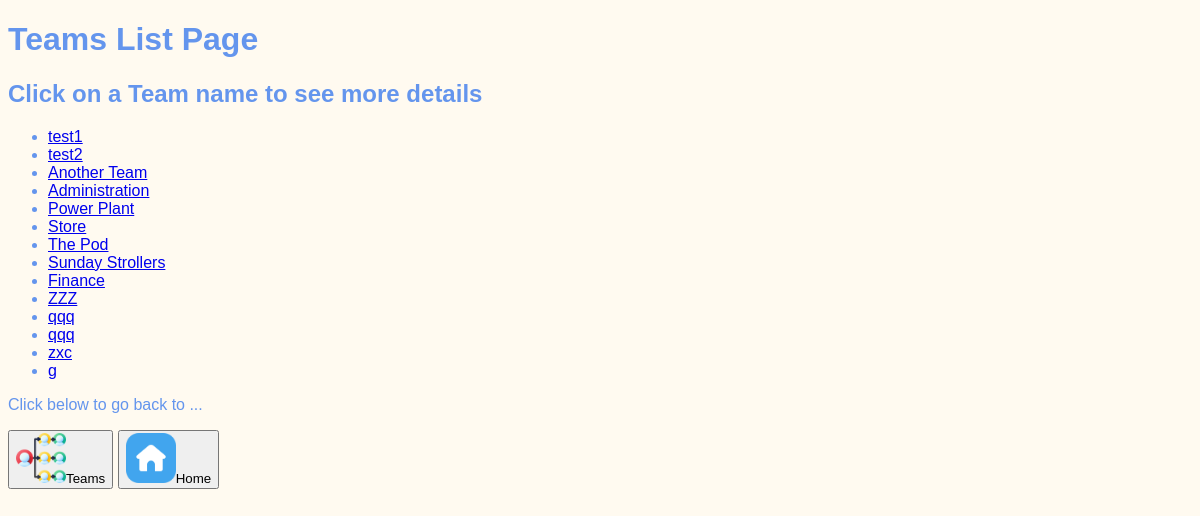
Page /category/team on the earlier database version.
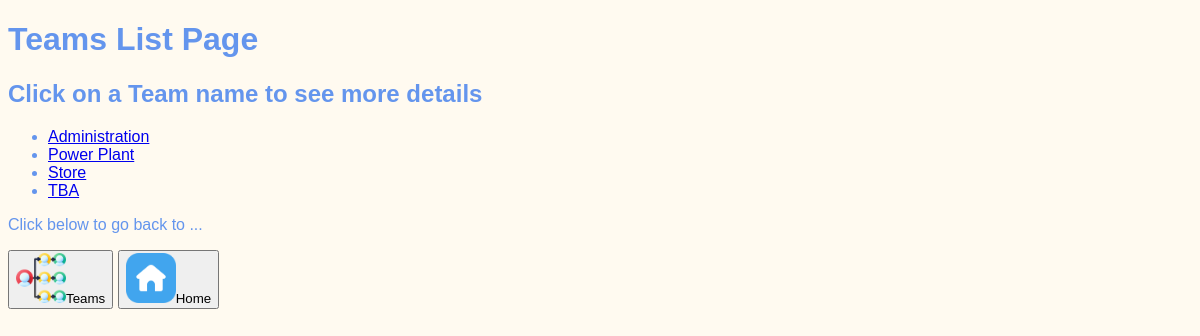
Same page on the later database version.
### category/models.py (models this page shows, shortened)
class Team(models.Model):
    team_name = models.CharField(max_length=20)
    team_email = models.EmailField()
    team_manager = models.CharField(max_length=25)

### category/views.py (the view)
# urls.py: path('team', views.team_list, name="teams"),
def team_list(request):
    return render(request, "category/teams_list.html",
                  {"teamlist": Team.objects.all()})

### category/templates/category/teams_list.html (shortened to what this page needs)
{% extends "base.html" %}
{% load static %}
{% block content %}
    <h1>Teams List Page</h1>
    <h2>Click on a Team name to see more details</h2>
    <ul>
        {% for team in teamlist %}
            <li>
                <a href="{% url 'teamdetail' team.id %}">
                    {{ team.team_name }}
                </a>
            </li>
        {% endfor %}
    </ul>
  <p>Click below to go back to ...</p>
  <p>
    <a href="{% url 'team_page' %}"><button><img src="{% static 'tpwebsite/Teams.png' %}" width="50px" height="50px">Teams</button></a>
    <a href="{% url 'landing_page' %}"><button><img src="{% static 'tpwebsite/Home.png' %}" width="50px" height="50px">Home</button></a>
  </p>
{% endblock %}

### tpwebsite/templates/base.html (shortened to what this page needs)
<!DOCTYPE html>
<html lang="en">
<head>
    <link rel="stylesheet"
          href="{% static 'tpwebsite/style.css' %}">
</head>
<body>
    {% block content %}
    {% endblock %}
</body>
</html>

### tpwebsite/static/tpwebsite/style.css (style rules this page uses)
body { font-family: sans-serif; color: cornflowerblue; background-color: floralwhite; }

Differences in the rows shown:
removed Team: team_name "test1"
removed Team: team_name "test2"
removed Team: team_name "Another Team"
removed Team: team_name "The Pod"
removed Team: team_name "Sunday Strollers"
removed Team: team_name "Finance"
removed Team: team_name "ZZZ"
removed Team: team_name "qqq"
removed Team: team_name "qqq"
removed Team: team_name "zxc"
removed Team: team_name "g"
added Team: team_name "TBA"
